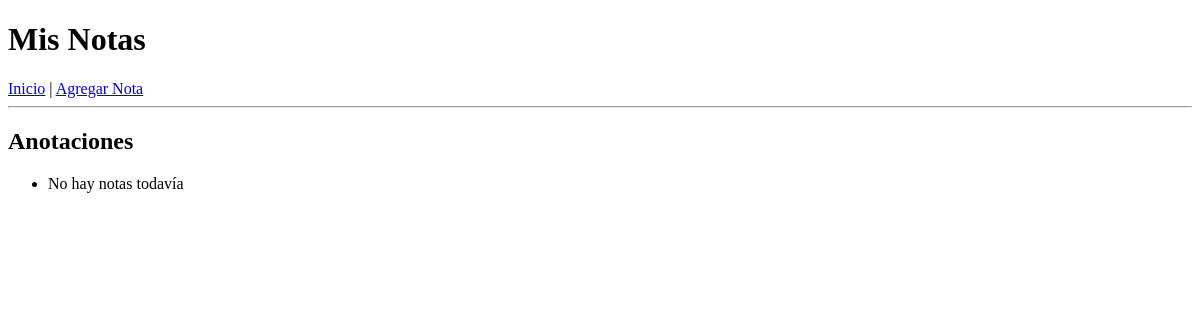
The app's page /, older data.
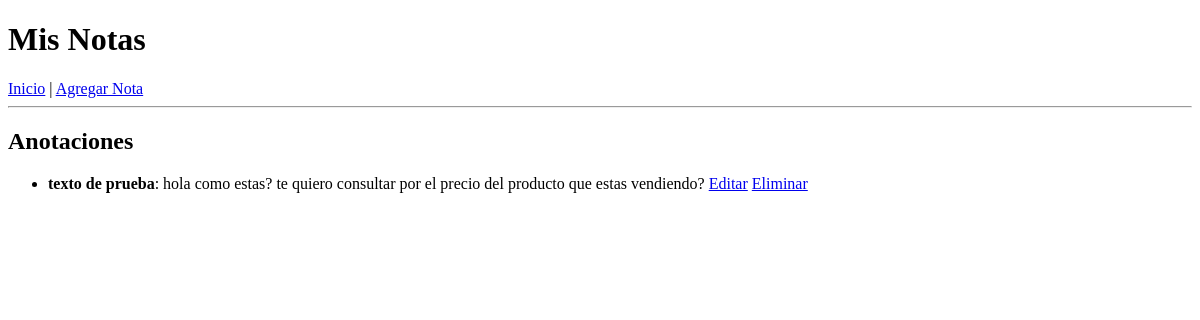
The same page, newer data.
### nota_app/models.py (models this page shows, shortened)
class Nota(models.Model):
    titulo = models.CharField(max_length=50)
    descripcion = models.TextField()

### nota_app/views.py (the view)
# urls.py: path('', views.lista_notas, name='lista_notas'),
def lista_notas(request):
    notas = Nota.objects.all()
    return render(request, 'nota_app/lista_notas.html', {'notas': notas} )

### nota_app/templates/nota_app/lista_notas.html (shortened to what this page needs)
{% extends 'nota_app/base.html' %}
{% block content %}
    <h2>Anotaciones</h2>
    <ul>
        {% for nota in notas %}
            <li>
                <strong>{{ nota.titulo }}</strong>: {{ nota.descripcion }}
                <a href="{% url 'editar_nota' nota.pk %}">Editar</a>
                <a href="{% url 'eliminar_nota' nota.id %}">Eliminar</a>
            </li>
        {% empty %}
            <li>No hay notas todavía</li>
        {% endfor %}
    </ul>
{% endblock %}

Row changes from the older to the newer data that the page shows:
added Nota: titulo "texto de prueba", descripcion "hola como estas? te quiero consultar por el precio del producto que estas vendiendo?"
Text that changed along with them:
text no longer shown: "No hay notas todavía"
